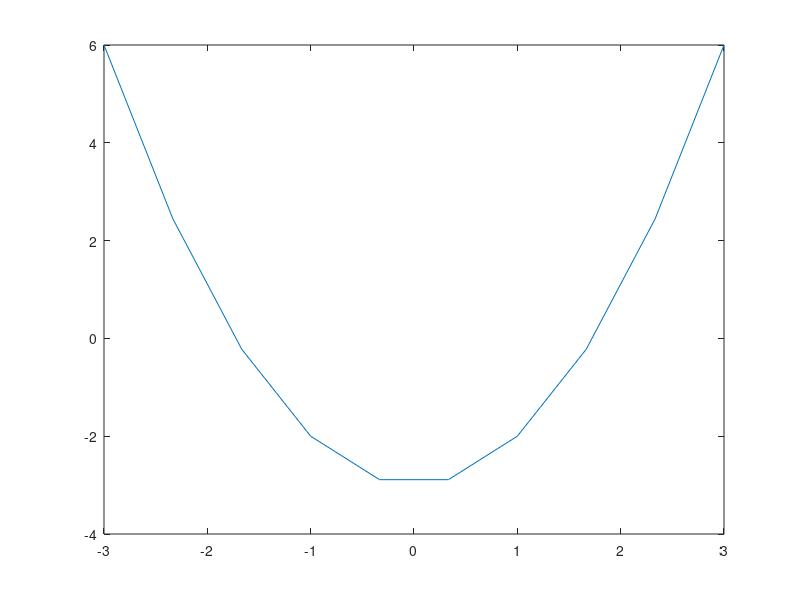

Here is the MATLAB script that generated this plot: (Note: this script raises an error after producing the figure.)
% Name:Tommy Lee Truong
% Last Edit:Aug 28 2020
% Program Name: Lab 1
%1)
    A = [1 2; 3 4];
    B = [5 6; 7 8];
    b = [44; 33];
%1a) Compute C= A*B
    C=A*B;
%1b) Compute C= A.*B
    C=A.*B;
%1c) What is the difference between the operations '*' and '.*'?
    %'*' denotes cross/vector multiplication 
    %and '.*' denotes dot/scalar multiplication
%1d) Compute A_transposed
    C = A.';
%1e) compute A*b
    C=A*b;
%1f) compute A_inverse * b
    C=inv(A)*b;
%1g) Modify A such that A_2,1 = 1000
    A(2,1)=1000;
%2)create function handle via f=@(x)x$ outputes f(x)=x
%2a)create function handle f(x)=x^2 -3
    f= @(x) (x.^2)-3;
%2b) plot f over domain [-3,3]; what determines its smoothness?
    x =[-3:2/3:3];
    %the increment value in 'x' determines smoothness; the smaller the
    %value the smoother the graph. in this example the value is 2/3
    y =f(x);
    plot(x,y);
%3) create a table for the out puts of the function f(x)=x^2 -3
    x= x';
    y=f(x);
    C=table(x,y);
%4) use publish function
    
